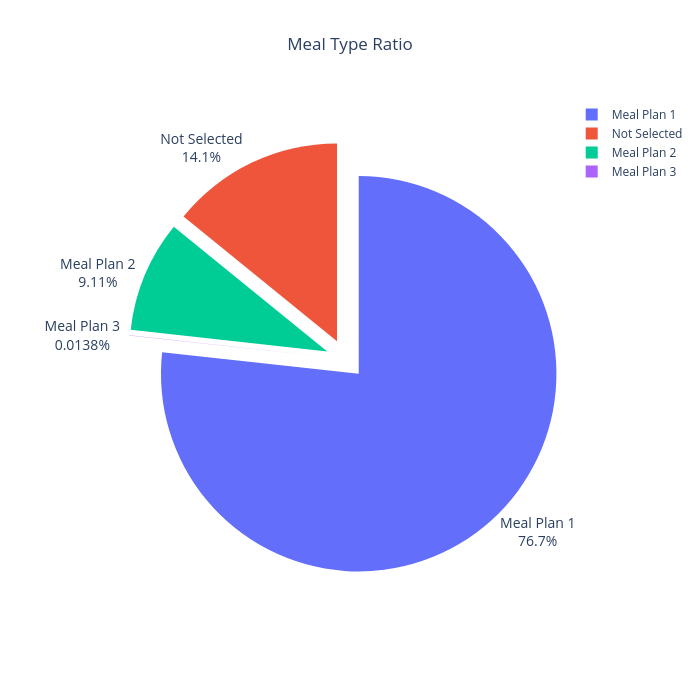

Notebook cell for this chart:
### Markdown cell above
# Meal Type Ratio
## go.Pie()

### Code cell
import plotly.graph_objects as go

meal_type = df["type of meal"].value_counts()

# Har slice ko thora sa separate karne ke liye
pull = [0.10] * len(meal_type)

# Pie chart create kar rahe hain
fig = go.Figure(
    go.Pie(
        labels=meal_type.index,
        values=meal_type.values,
        textinfo="label+percent",
        textposition="outside",
        pull=pull,

        texttemplate="%{label}<br>%{percent}",

        textfont=dict(
            size=14
        ),

        marker=dict(
            line=dict(
                color="black",
                width=0
            )
        ),

        hovertemplate=(
            "<b>%{label}</b><br>"
            "Count: %{value}<br>"
            "Percentage: %{percent}"
            "<extra></extra>"
        )
    )
)

# Chart ka overall size
fig.update_layout(
    width=700,
    height=700
)

# Chart ka title aur legend
fig.update_layout(
    title=dict(
        text="Meal Type Ratio",
        x=0.5
    ),
    showlegend=True
)

fig.show()

### Figure 1 — Plotly figure (JSON) as saved in the notebook; plotly's stock layout.template omitted (floating-point values rounded to 4 significant figures)
{"data": [{"hovertemplate": "<b>%{label}</b><br>Count: %{value}<br>Percentage: %{percent}<extra></extra>", "labels": ["Meal Plan 1", "Not Selected", "Meal Plan 2", "Meal Plan 3"], "marker": {"line": {"color": "black", "width": 0}}, "pull": [0.1, 0.1, 0.1, 0.1], "textfont": {"size": 14}, "textinfo": "label+percent", "textposition": "outside", "texttemplate": "%{label}<br>%{percent}", "type": "pie", "values": [27842, 5132, 3306, 5]}], "layout": {"height": 700, "showlegend": true, "title": {"text": "Meal Type Ratio", "x": 0.5}, "width": 700}}
